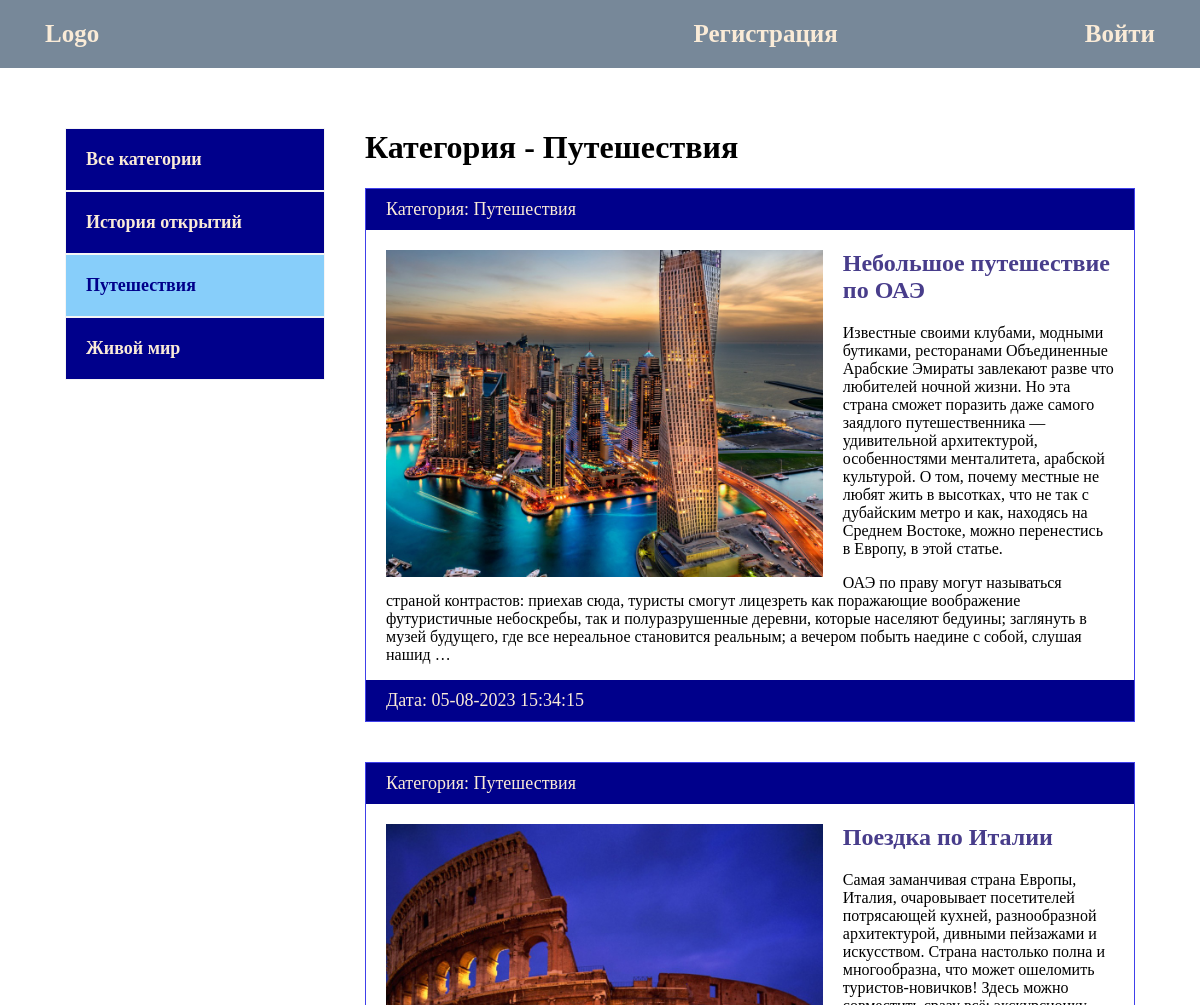
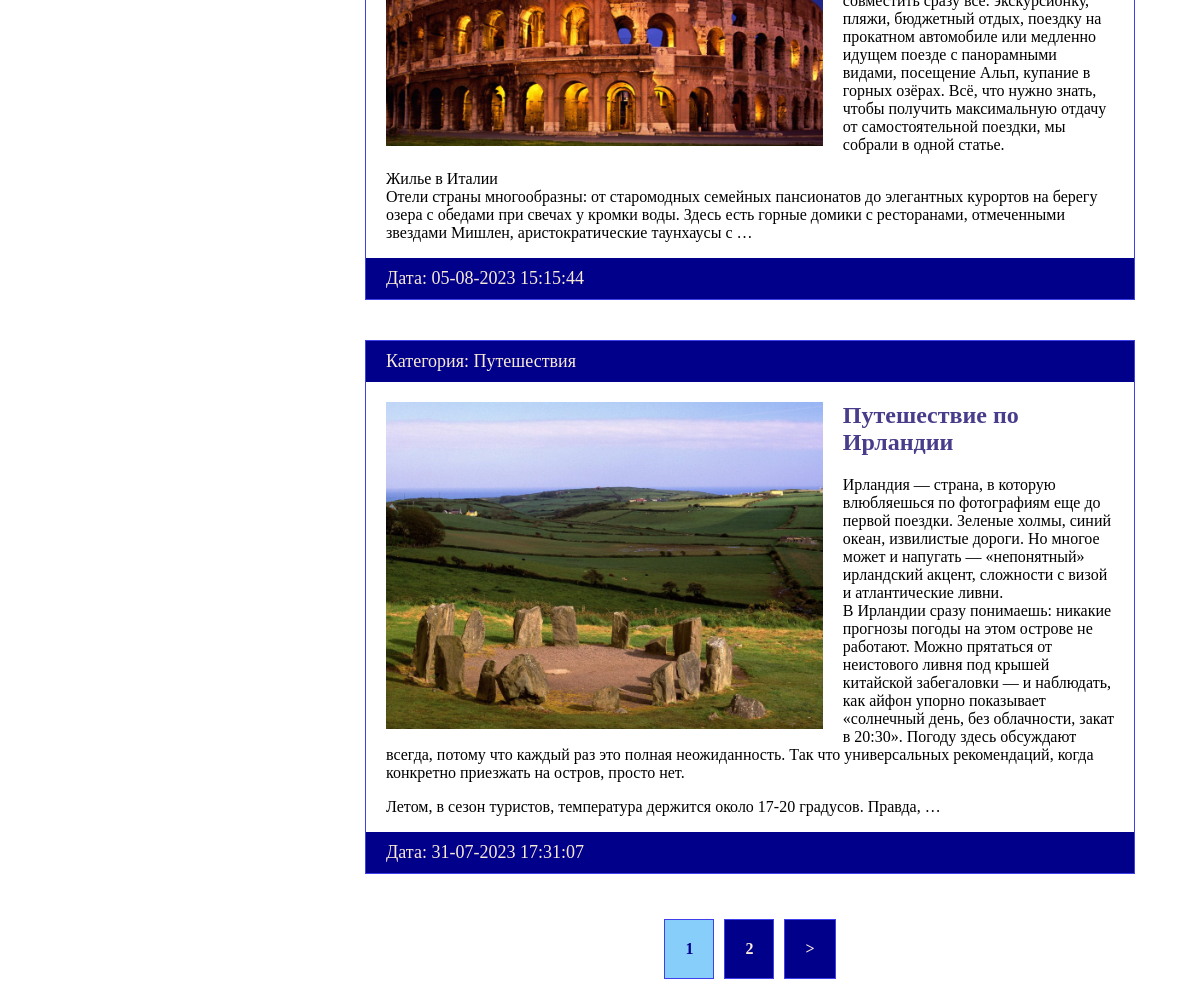
/category/puteshestviya/, run on the app's committed database (2 pictures, top to bottom).
### blog/models.py (models this page shows, shortened)
class Category(models.Model):
    name = models.CharField(max_length=150, verbose_name='Название')
    slug = models.SlugField(max_length=150, unique=True, verbose_name='URL')
    def __str__(self):
        return self.name
    def get_absolute_url(self):
        return reverse('category', kwargs={'cat_slug': self.slug})
    class Meta:
        verbose_name = 'категорию'
        verbose_name_plural = 'Категории'

class Blog(models.Model):
    title = models.CharField(max_length=255, verbose_name='Заголовок')
    slug = models.SlugField(max_length=255, unique=True, verbose_name='URL')
    content = models.TextField(blank=True, verbose_name='Содержание')
    photo = models.ImageField(upload_to='photos/%Y/%m/%d/', blank=True, verbose_name='Фотография')
    time_created = models.DateTimeField(auto_now_add=True, verbose_name='Время создания')
    time_update = models.DateTimeField(auto_now=True, verbose_name='Время обновления')
    is_published = models.BooleanField(default=True, verbose_name='Опубликовано')
    picture1 = models.ImageField(upload_to='pictures/%Y/%m/%d/', blank=True, verbose_name='Картинка1')
    picture2 = models.ImageField(upload_to='pictures/%Y/%m/%d/', blank=True, verbose_name='Картинка2')
    picture3 = models.ImageField(upload_to='pictures/%Y/%m/%d/', blank=True, verbose_name='Картинка3')
    picture4 = models.ImageField(upload_to='pictures/%Y/%m/%d/', blank=True, verbose_name='Картинка4')
    picture5 = models.ImageField(upload_to='pictures/%Y/%m/%d/', blank=True, verbose_name='Картинка5')
    cat = models.ForeignKey('Category', on_delete=models.PROTECT, verbose_name='Категория')
    def get_absolute_url(self):
        return reverse('article', kwargs={'article_slug': self.slug})
    class Meta:
        verbose_name = 'статью'
        verbose_name_plural = 'Статьи'
        ordering = ['-time_created']

### blog/views.py (the view)
# urls.py: path('category/<slug:cat_slug>/', BlogCategory.as_view(), name='category'),
class BlogCategory(DataMixin, ListView):
    model = Blog
    template_name = 'blog/index.html'
    context_object_name = 'posts'
    allow_empty = False
    def get_queryset(self):
        return Blog.objects.filter(cat__slug=self.kwargs['cat_slug'], is_published=True).select_related('cat')
    def get_context_data(self, *, object_list=None, **kwargs):
        context = super().get_context_data(**kwargs)
        c = Category.objects.get(slug=self.kwargs['cat_slug'])
        c_def = self.get_user_context(title='Категория - ' + str(c.name), cat_selected=c.pk)
        return dict(list(context.items()) + list(c_def.items()))

### blog/utils.py (called while the page is built)
    def get_user_context(self, **kwargs):
        context = kwargs
        cats = Category.objects.annotate(Count('blog'))
        user_menu = menu.copy()
        if not self.request.user.is_authenticated:
            user_menu.pop(0)
        context['menu'] = user_menu
        context['cats'] = cats
        if 'cat_selected' not in context:
            context['cat_selected'] = 0
        return context

### blog/templates/blog/index.html
{% extends 'blog/base.html' %}
{% load static %}
{% block content %}
<h1>{{ title }}</h1>
<ul>
    {% for p in posts %}
    <li>
        <p class="first">Категория: {{ p.cat }}</p>
        <div class="text">
            {% if p.photo %}
                <img class="image" src="{{ p.photo.url }}" alt="">
            {% else %}
                <img class="image" src="{% static 'blog/default.jpg' %}" alt="" >
            {% endif %}
            <h2><a href="{{ p.get_absolute_url }}">{{ p.title }}</a></h2>
            <p>{{ p.content|linebreaks|truncatewords:100 }}</p>
        </div>
        <p class="date">Дата: {{ p.time_update|date:"d-m-Y H:i:s" }}</p>
    </li>
    {% endfor %}
</ul>
{% endblock %}

### blog/templates/blog/base.html (shortened to what this page needs)
<!DOCTYPE html>
{% load static %}
{% load blog_tags %}
<html lang="en">
<head>
    <link rel="stylesheet" href="{% static 'css/style.css' %}">
</head>
<body>
<div class="header">
    <div class="wrap">
        <ul class="mainmenu">
            <li class="logo"><a href="{% url 'index' %}">Logo</a></li>
            {% for m in menu %}
                <li class="last"><a href="{% url m.url_name %}">{{ m.title }}</a></li>
            {% endfor %}
        </ul>
    </div>
</div>
<div class="content">
    <div class="wrap">
        <div class="sidebar">
            <ul>
                {% if cat_selected == 0 %}
                    <li class="selected">Все категории</li>
                {% else %}
                    <li><a href="{% url 'index' %}">Все категории</a></li>
                {% endif %}
                {% for c in cats %}
                    {% if c.blog__count > 0 %}
                        {% if c.pk == cat_selected %}
                            <li class="selected">{{ c.name }}</li>
                        {% else %}
                            <li><a href="{{ c.get_absolute_url }}">{{ c.name }}</a></li>
                        {% endif %}
                    {% endif %}
                {% endfor %}
            </ul>
        </div>
        <div class="main">
            {% block content %}
            {% endblock %}
            {% if page_obj.has_other_pages %}
            <div>
                <ul class="pagination">
                    {% for p in paginator.page_range %}
                        {% if page_obj.number == p %}
                            <li class="page-num page-num-selected">
                                {{ p }}
                            </li>
                        {% elif p >= page_obj.number|add:-2 and p <= page_obj.number|add:2 %}
                            <li class="page-num">
                                <a href="?page={{ p }}">{{ p }}</a>
                            </li>
                        {% endif %}
                    {% endfor %}
                    {% if page_obj.has_next %}
                        <li class="page-num">
                            <a href="?page={{ page_obj.next_page_number }}">&gt;</a>
                        </li>
                    {% endif %}
                </ul>
            </div>
            {% endif %}
        </div>
    </div>
</div>
</body>
</html>

### blog/static/css/style.css (style rules this page uses)
html { background-image: url(5432-katanie_na_parusnoy_lodke.jpg); background-repeat: no-repeat; background-position: center center; background-attachment: fixed; -webkit-background-size: cover; -moz-background-size: cover; -o-background-size: cover; background-size: cover; }
body { margin: 0; padding: 0; }
.wrap { max-width: 1150px; margin: 0 auto; }
.content .wrap { background: white; padding: 40px; box-sizing: border-box; display: flex; }
ul { list-style: none; margin: 0; padding: 0; }
a { color: antiquewhite; padding: 20px; text-decoration: none; }
.header { background: lightslategrey }
.mainmenu { display: flex; font-size: 25px; font-weight: bold; padding: 20px 0; align-items: center; }
.logo { flex-basis: 65%; }
.last { flex-basis: 40%; text-align: right; }
.sidebar ul { width: 260px; margin-right: 40px; margin-top: 20px; }
.sidebar a { display: block; padding: 20px; border: 1px solid whitesmoke; background: darkblue; font-weight: bold; font-size: 18px; }
.selected { padding: 20px; font-size: 18px; border: 1px solid whitesmoke; font-weight: bold; background: lightskyblue; color: darkblue; }
.main li { border: 1px solid #4040ea; margin-bottom: 40px; }
.first, .date { margin: 0; padding: 10px 20px; font-size: 18px; color: antiquewhite; background: darkblue; }
.image { float: left; max-width: 60%; margin-right: 20px; }
.text { padding: 20px 20px 0; }
.text h2 { margin-top: 0; }
.text a { padding-left: 0; color: darkslateblue; }
.pagination { display: flex; justify-content: center; }
.pagination .page-num-selected { padding: 20px; background: lightskyblue; color: darkblue; }
.pagination a { padding: 20px; background: darkblue; display: block; color: antiquewhite; }
.page-num { margin: 5px; font-weight: bold; }

### data on the page
Category: name "История открытий"
Category: name "Путешествия"
Category: name "Живой мир"
Blog: cat "Путешествия", photo (picture), title "Небольшое путешествие по ОАЭ", content "Известные своими клубами, модными бутиками, ресторанами Объединенные Арабские Эмираты завлекают разве что любителей ночной жизни. Но эта страна сможет поразить даже самого заядлого путешественника — удивительной архитектурой, особенностями менталитета, арабской культурой. О том, почему местные не любят жить в высотках, что не так с дубайским метро и как, находясь на Среднем Востоке, можно перенестись в Европу, в этой статье. ОАЭ по праву могут называться страной контрастов: приехав сюда, туристы смогут лицезреть как поражающие воображение футуристичные небоскребы, так и полуразрушенные деревни, которые населяют бедуины; заглянуть в музей будущего, где все нереальное становится реальным; а…", time_update "05-08-2023 15:34:15"
Blog: cat "Путешествия", photo (picture), title "Поездка по Италии", content "Самая заманчивая страна Европы, Италия, очаровывает посетителей потрясающей кухней, разнообразной архитектурой, дивными пейзажами и искусством. Страна настолько полна и многообразна, что может ошеломить туристов-новичков! Здесь можно совместить сразу всё: экскурсионку, пляжи, бюджетный отдых, поездку на прокатном автомобиле или медленно идущем поезде с панорамными видами, посещение Альп, купание в горных озёрах. Всё, что нужно знать, чтобы получить максимальную отдачу от самостоятельной поездки, мы собрали в одной статье. Жилье в Италии Отели страны многообразны: от старомодных семейных пансионатов до элегантных курортов на берегу озера с обедами при свечах у кромки воды. Здесь есть горные…", time_update "05-08-2023 15:15:44"
Blog: cat "Путешествия", photo (picture), title "Путешествие по Ирландии", content "Ирландия — страна, в которую влюбляешься по фотографиям еще до первой поездки. Зеленые холмы, синий океан, извилистые дороги. Но многое может и напугать — «непонятный» ирландский акцент, сложности с визой и атлантические ливни. В Ирландии сразу понимаешь: никакие прогнозы погоды на этом острове не работают. Можно прятаться от неистового ливня под крышей китайской забегаловки — и наблюдать, как айфон упорно показывает «солнечный день, без облачности, закат в 20:30». Погоду здесь обсуждают всегда, потому что каждый раз это полная неожиданность. Так что универсальных рекомендаций, когда конкретно приезжать на остров, просто нет. Летом, в сезон туристов, температура держится около 17-20…", time_update "31-07-2023 17:31:07"

### other printed values
{{ m.title }} "Регистрация" "Войти"
{{ title }} "Категория - Путешествия"
{{ p }} "1"
{{ p }} "2"
